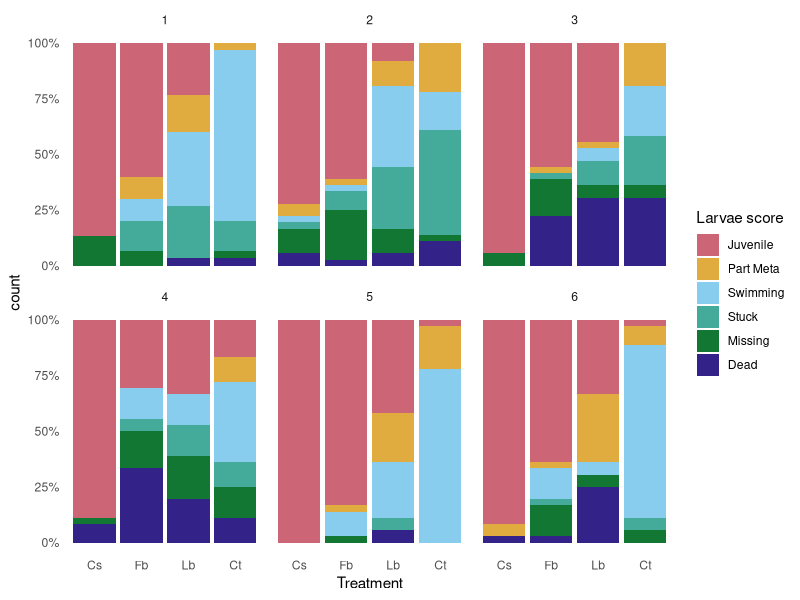
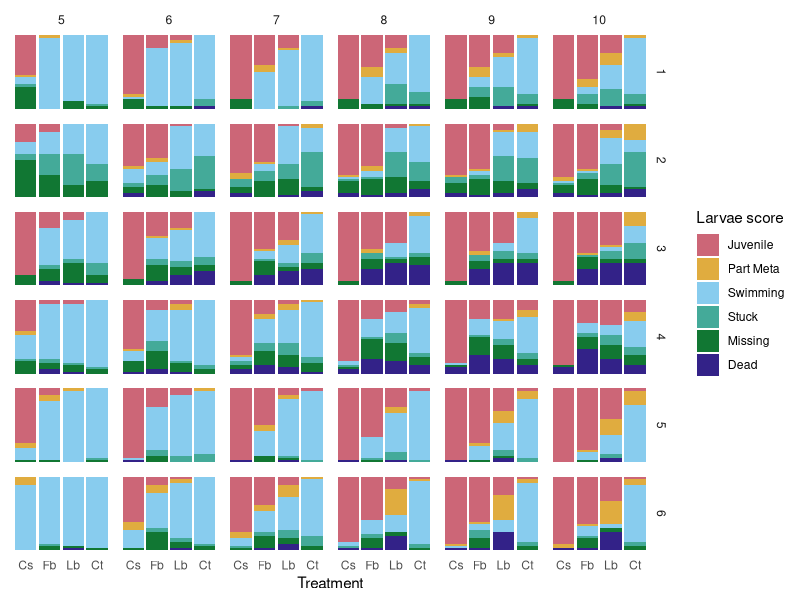

Recreate these plots in R, in order.
# --- INDEX ---
# 0. Setup & factor leveling
# 1. Total number of larvae, and larvae per family
# 2. Larvae per family in each scoring category:
#       0	- Missing
#       1	- Juvenile
#       2	- Swimming
#       3	- Stuck
#       4	- Dead
#       5	- Partially Metamorphosed ('Part Meta')
# 3. Breakdown of each scoring category by treatment for each family
# 4. How often do part meta larvae become juveniles?
# 5. The 100% rule of F/A, by the numbers
# -------------

# -------------
# 0

library(tidyverse)
library(ggplot2)
library(dplyr)

data <- read.csv("data/ficoSettlementData.csv")
glimpse(data)

data$Treatment <- factor(data$Treatment, 
                         levels = c(1, 2, 3, 4), 
                         labels = c("Conspecific", "Nat Biof", "Lab Biof", "Control"))
data$Score <- factor(data$Score,
                     levels = c(0, 1, 2, 3, 4, 5),
                     labels = c("Missing", "Juvenile", "Swimming", "Stuck", "Dead", "Part Meta"))

data$Score <- factor(data$Score, levels = c("Juvenile", "Part Meta", "Swimming", "Stuck", "Missing", "Dead"))

# -------------
# 1, 2, 3

    # Score summary for 10 DPF, grouped by Treatment and Family

scores10DPF <- data %>%
  filter(DPF == "10") %>%
  group_by(Treatment, Family) %>%
  summarise('Total Larvae' = length(Family),
            Juvenile = sum(Score == "Juvenile"),
            PartMeta = sum(Score == "Part Meta"),
            Swimming = sum(Score == "Swimming"),
            Stuck = sum(Score == "Stuck"),
            Dead = sum(Score == "Dead"),
            Missing = sum(Score == "Missing"))



    # Stacked bar for just 10 DPF:

graphData10 <- data %>%
  filter(DPF == "10") %>%
  group_by(Family, Treatment)

ggplot(data = graphData10, aes(x = Treatment, fill = Score)) +
  geom_bar(position = "fill") +
  scale_y_continuous(labels = scales::percent) +
  scale_fill_manual(values = c("Juvenile" = "#CC6677", 
                               "Part Meta" = "#E0AC3F",
                               "Swimming" = "#88CCEE",
                               "Stuck" = "#44AA99",
                               "Missing" = "#117733",
                               "Dead" = "#332288")) +
  scale_x_discrete(labels = c("Cs", "Fb", "Lb", "Ct")) +
  labs(fill = "Larvae score") +
  facet_wrap(~Family) +
  theme_minimal() +
  theme(panel.grid = element_blank())

    # Full score summary for 5-10 DPF, grouped by Treatment and Family

scoresFull <- data %>%
  group_by(DPF, Treatment, Family) %>%
  summarise(Total = length(Family),
            Juvenile = sum(Score == "Juvenile"),
            PartMeta = sum(Score == "Part Meta"),
            Swimming = sum(Score == "Swimming"),
            Stuck = sum(Score == "Stuck"),
            Dead = sum(Score == "Dead"),
            Missing = sum(Score == "Missing"))

    # Stacked bar for 5-10 DPF

graphDataFull <- data %>%
  group_by(DPF, Family, Treatment)

ggplot(data = graphDataFull, aes(x = Treatment, fill = Score)) +
  geom_bar(position = "fill") +
  scale_y_continuous(labels = scales::percent) +
  scale_fill_manual(values = c("Juvenile" = "#CC6677", 
                               "Part Meta" = "#E0AC3F",
                               "Swimming" = "#88CCEE",
                               "Stuck" = "#44AA99",
                               "Missing" = "#117733",
                               "Dead" = "#332288")) +
  scale_x_discrete(labels = c("Cs", "Fb", "Lb", "Ct")) +
  facet_grid(Family ~ DPF) +
  labs(fill = "Larvae score") +
  theme_minimal() +
  theme(
    axis.text.y = element_blank(),
    axis.title.y = element_blank(),
    axis.ticks.y = element_blank(),
    panel.grid = element_blank()
  )

# -------------
# 4

Larva <- paste(data$Family, data$Plate, data$Well, sep="-")
data <- cbind(data, Larva)

data <- data %>%
  group_by(Larva) %>%
  mutate(change1d = Score == "Part Meta" & lead(Score) == "Juvenile") %>%
  ungroup()

metaLarvae <- data %>%
  filter(Score=="Part Meta", DPF != 10) %>%
  group_by(Treatment, DPF) %>%
  summarize('Part Meta Larvae' = n(),
            Success = sum(change1d),
            Failure = sum(!change1d),
            'Perc Success' = sum(change1d) / n() * 100,
            .groups = "drop")

# -------------
# 5

